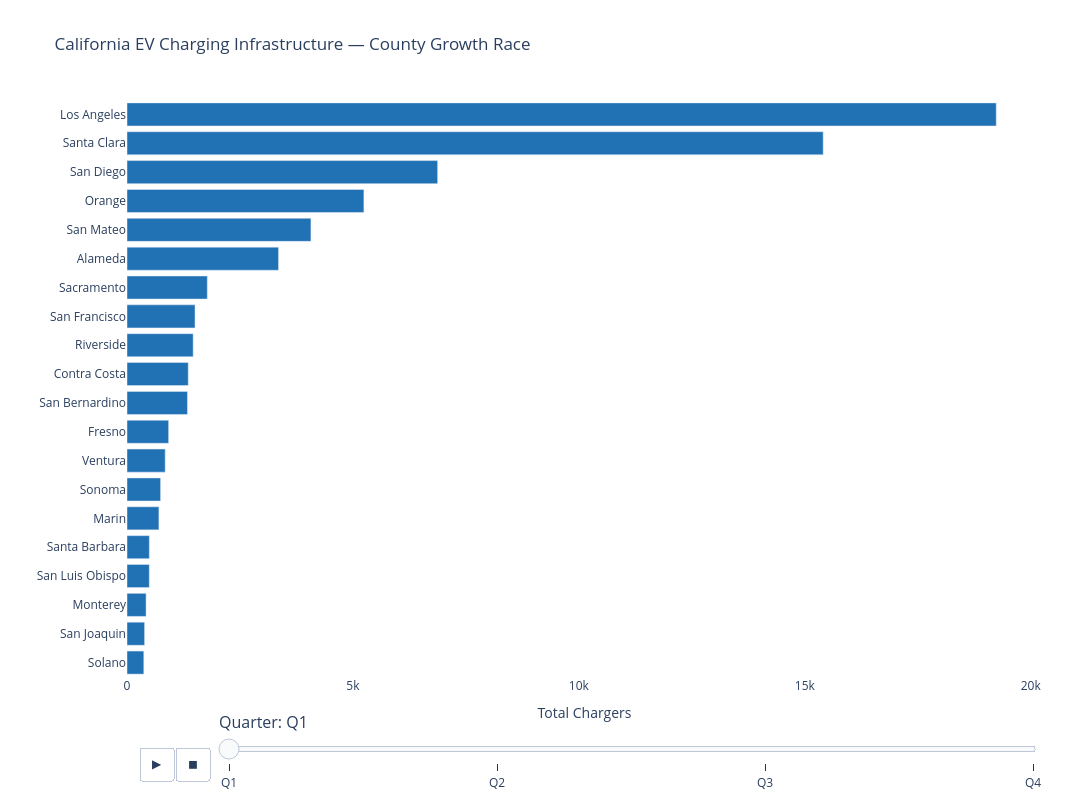

The notebook cell saved with this chart:
### Code cell
# -----------------------------
# Prepare data
# -----------------------------
df = df[df["county_name"]!= 0]

df["quarter"] = pd.Categorical(
    df["quarter"].str.upper(),
    categories=["Q1", "Q2", "Q3", "Q4"],
    ordered=True
)

# Charger types
charger_cols = [
    "public_l1",
    "shared_private_l1",
    "public_l2",
    "shared_private_l2",
    "public_dc_fast",
    "shared_private_dc_fast"
]

df["total"] = df[charger_cols].sum(axis=1)

# Top 20 counties by maximum total chargers
top_counties = (
    df.groupby("county_name", observed=True)["total"]
      .max()
      .nlargest(20)
      .index
)

plot_df = df[df["county_name"].isin(top_counties)].copy()

# -----------------------------
# Animated county growth race
# -----------------------------
fig = px.bar(
    plot_df,
    x="total",
    y="county_name",
    animation_frame="quarter",
    orientation="h",

    hover_name="county_name",

    hover_data={
        "total": ":,",
        "public_l1": ":,",
        "shared_private_l1": ":,",
        "public_l2": ":,",
        "shared_private_l2": ":,",
        "public_dc_fast": ":,",
        "shared_private_dc_fast": ":,",
        "county_name": False
    },

    labels={
        "total": "Total chargers",
        "county_name": "County",
        "public_l1": "Public L1",
        "shared_private_l1": "Shared/private L1",
        "public_l2": "Public L2",
        "shared_private_l2": "Shared/private L2",
        "public_dc_fast": "Public DC Fast",
        "shared_private_dc_fast": "Shared/private DC Fast"
    },

    color_discrete_sequence=["#2171b5"],

    title="California EV Charging Infrastructure — County Growth Race"
)

# Largest counties at the top
fig.update_yaxes(categoryorder="total ascending")

# Slider
fig.layout.sliders[0].currentvalue = {
    "prefix": "Quarter: ",
    "font": {"size": 16}
}

fig.layout.sliders[0].pad = {"t": 30}

# Layout
fig.update_layout(
    xaxis_title="Total Chargers",
    yaxis_title="",
    width=1100,
    height=800,
    margin=dict(l=100, r=50, t=100, b=50),
    paper_bgcolor="white",
    plot_bgcolor="white"
)

fig.show()

### Figure 1 — Plotly figure (JSON) as saved in the notebook; plotly's stock layout.template omitted (floating-point values rounded to 4 significant figures)
{"data": [{"alignmentgroup": "True", "customdata": [[14, 14, 1519, 1472, 296, 38], [8, 0, 514, 658, 168, 7], [8, 0, 391, 333, 175, 14], [9, 0, 2384, 2324, 487, 38], [33, 46, 6560, 11694, 787, 116], [8, 0, 417, 189, 87, 5], [15, 0, 231, 82, 93, 1], [83, 6, 690, 799, 192, 7], [3, 0, 524, 470, 295, 46], [2, 3, 1863, 4678, 287, 41], [55, 3, 661, 717, 53, 16], [0, 0, 129, 166, 84, 10], [1, 0, 305, 104, 82, 1], [2, 16, 1656, 2119, 235, 42], [7, 0, 278, 167, 39, 3], [11, 20, 3181, 11599, 499, 96], [7, 0, 891, 198, 359, 9], [14, 0, 404, 231, 91, 3], [5, 0, 178, 102, 83, 4], [6, 0, 387, 312, 121, 19]], "hovertemplate": "<b>%{hovertext}</b><br><br>quarter=Q1<br>Total chargers=%{x:,}<br>Public L1=%{customdata[0]:,}<br>Shared/private L1=%{customdata[1]:,}<br>Public L2=%{customdata[2]:,}<br>Shared/private L2=%{customdata[3]:,}<br>Public DC Fast=%{customdata[4]:,}<br>Shared/private DC Fast=%{customdata[5]:,}<extra></extra>", "hovertext": ["Alameda", "Contra Costa", "Fresno", "Orange", "Los Angeles", "Marin", "Monterey", "Sacramento", "San Bernardino", "San Diego", "San Francisco", "San Joaquin", "San Luis Obispo", "San Mateo", "Santa Barbara", "Santa Clara", "Riverside", "Sonoma", "Solano", "Ventura"], "legendgroup": "", "marker": {"color": "#2171b5", "pattern": {"shape": ""}}, "name": "", "offsetgroup": "", "orientation": "h", "showlegend": false, "textposition": "auto", "type": "bar", "x": [3353, 1355, 921, 5242, 19236, 706, 422, 1777, 1338, 6874, 1505, 389, 493, 4070, 494, 15406, 1464, 743, 372, 845], "xaxis": "x", "y": ["Alameda", "Contra Costa", "Fresno", "Orange", "Los Angeles", "Marin", "Monterey", "Sacramento", "San Bernardino", "San Diego", "San Francisco", "San Joaquin", "San Luis Obispo", "San Mateo", "Santa Barbara", "Santa Clara", "Riverside", "Sonoma", "Solano", "Ventura"], "yaxis": "y"}], "layout": {"barmode": "relative", "height": 800, "legend": {"tracegroupgap": 0}, "margin": {"b": 50, "l": 100, "r": 50, "t": 100}, "paper_bgcolor": "white", "plot_bgcolor": "white", "sliders": [{"active": 0, "currentvalue": {"font": {"size": 16}, "prefix": "Quarter: "}, "len": 0.9, "pad": {"t": 30}, "steps": [{"args": [["Q1"], {"frame": {"duration": 0, "redraw": true}, "fromcurrent": true, "mode": "immediate", "transition": {"duration": 0, "easing": "linear"}}], "label": "Q1", "method": "animate"}, {"args": [["Q2"], {"frame": {"duration": 0, "redraw": true}, "fromcurrent": true, "mode": "immediate", "transition": {"duration": 0, "easing": "linear"}}], "label": "Q2", "method": "animate"}, {"args": [["Q3"], {"frame": {"duration": 0, "redraw": true}, "fromcurrent": true, "mode": "immediate", "transition": {"duration": 0, "easing": "linear"}}], "label": "Q3", "method": "animate"}, {"args": [["Q4"], {"frame": {"duration": 0, "redraw": true}, "fromcurrent": true, "mode": "immediate", "transition": {"duration": 0, "easing": "linear"}}], "label": "Q4", "method": "animate"}], "x": 0.1, "xanchor": "left", "y": 0, "yanchor": "top"}], "title": {"text": "California EV Charging Infrastructure — County Growth Race"}, "updatemenus": [{"buttons": [{"args": [null, {"frame": {"duration": 500, "redraw": true}, "fromcurrent": true, "mode": "immediate", "transition": {"duration": 500, "easing": "linear"}}], "label": "&#9654;", "method": "animate"}, {"args": [[null], {"frame": {"duration": 0, "redraw": true}, "fromcurrent": true, "mode": "immediate", "transition": {"duration": 0, "easing": "linear"}}], "label": "&#9724;", "method": "animate"}], "direction": "left", "pad": {"r": 10, "t": 70}, "showactive": false, "type": "buttons", "x": 0.1, "xanchor": "right", "y": 0, "yanchor": "top"}], "width": 1100, "xaxis": {"anchor": "y", "autorange": true, "domain": [0, 1], "range": [0, 20250.0], "title": {"text": "Total Chargers"}, "type": "linear"}, "yaxis": {"anchor": "x", "autorange": true, "categoryorder": "total ascending", "domain": [0, 1], "range": [-0.5, 19.5], "title": {"text": ""}, "type": "category"}}}
